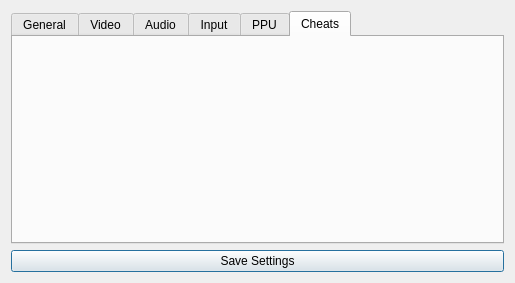
<?xml version="1.0" encoding="UTF-8"?>
<ui version="4.0">
 <class>dlgSettings</class>
 <widget class="QDialog" name="dlgSettings">
  <property name="geometry">
   <rect>
    <x>0</x>
    <y>0</y>
    <width>515</width>
    <height>283</height>
   </rect>
  </property>
  <property name="windowTitle">
   <string>Settings</string>
  </property>
  <property name="windowIcon">
   <iconset resource="application.qrc">
    <normaloff>:/icon/icons/application.png</normaloff>:/icon/icons/application.png</iconset>
  </property>
  <layout class="QVBoxLayout" name="verticalLayout_dlgSettings">
   <item>
    <widget class="QTabWidget" name="tabWidget_Settings">
     <property name="currentIndex">
      <number>5</number>
     </property>
     <widget class="QWidget" name="tab_General">
      <attribute name="icon">
       <iconset resource="application.qrc">
        <normaloff>:/icon/icons/general.svg</normaloff>:/icon/icons/general.svg</iconset>
      </attribute>
      <attribute name="title">
       <string>General</string>
      </attribute>
      <layout class="QVBoxLayout" name="verticalLayout_tab_General">
       <item>
        <widget class="wdgSettingsGeneral" name="widget_wdgSettingsGeneral" native="true"/>
       </item>
      </layout>
     </widget>
     <widget class="QWidget" name="tab_Video">
      <attribute name="icon">
       <iconset resource="application.qrc">
        <normaloff>:/icon/icons/video.svg</normaloff>:/icon/icons/video.svg</iconset>
      </attribute>
      <attribute name="title">
       <string>Video</string>
      </attribute>
      <layout class="QVBoxLayout" name="verticalLayout_tab_Video">
       <item>
        <widget class="wdgSettingsVideo" name="widget_wdgSettingsVideo" native="true"/>
       </item>
      </layout>
     </widget>
     <widget class="QWidget" name="tab_Audio">
      <attribute name="icon">
       <iconset resource="application.qrc">
        <normaloff>:/icon/icons/audio.svg</normaloff>:/icon/icons/audio.svg</iconset>
      </attribute>
      <attribute name="title">
       <string>Audio</string>
      </attribute>
      <layout class="QVBoxLayout" name="verticalLayout_tab_Audio">
       <item>
        <widget class="wdgSettingsAudio" name="widget_wdgSettingsAudio" native="true"/>
       </item>
      </layout>
     </widget>
     <widget class="QWidget" name="tab_Input">
      <attribute name="icon">
       <iconset resource="application.qrc">
        <normaloff>:/icon/icons/input.svg</normaloff>:/icon/icons/input.svg</iconset>
      </attribute>
      <attribute name="title">
       <string>Input</string>
      </attribute>
      <layout class="QVBoxLayout" name="verticalLayout_tab_Input">
       <item>
        <widget class="wdgSettingsInput" name="widget_wdgSettingsInput" native="true"/>
       </item>
      </layout>
     </widget>
     <widget class="QWidget" name="tab_PPU">
      <attribute name="icon">
       <iconset resource="application.qrc">
        <normaloff>:/icon/icons/ppu.svg</normaloff>:/icon/icons/ppu.svg</iconset>
      </attribute>
      <attribute name="title">
       <string>PPU</string>
      </attribute>
      <layout class="QVBoxLayout" name="verticalLayout_tab_PPU">
       <item>
        <widget class="wdgSettingsPPU" name="widget_wdgSettingsPPU" native="true"/>
       </item>
      </layout>
     </widget>
     <widget class="QWidget" name="tab_Cheats">
      <attribute name="icon">
       <iconset resource="application.qrc">
        <normaloff>:/icon/icons/cheat.svg</normaloff>:/icon/icons/cheat.svg</iconset>
      </attribute>
      <attribute name="title">
       <string>Cheats</string>
      </attribute>
      <layout class="QVBoxLayout" name="verticalLayout_tab_Cheats">
       <item>
        <widget class="wdgSettingsCheats" name="widget_wdgSettingsCheats" native="true"/>
       </item>
      </layout>
     </widget>
    </widget>
   </item>
   <item>
    <widget class="QPushButton" name="pushButton_Save_Settings">
     <property name="text">
      <string>Save Settings</string>
     </property>
     <property name="icon">
      <iconset resource="application.qrc">
       <normaloff>:/icon/icons/save.svg</normaloff>:/icon/icons/save.svg</iconset>
     </property>
    </widget>
   </item>
  </layout>
 </widget>
 <customwidgets>
  <customwidget>
   <class>wdgSettingsPPU</class>
   <extends>QWidget</extends>
   <header>wdgSettingsPPU.hpp</header>
   <container>1</container>
  </customwidget>
  <customwidget>
   <class>wdgSettingsInput</class>
   <extends>QWidget</extends>
   <header>wdgSettingsInput.hpp</header>
   <container>1</container>
  </customwidget>
  <customwidget>
   <class>wdgSettingsGeneral</class>
   <extends>QWidget</extends>
   <header>wdgSettingsGeneral.hpp</header>
   <container>1</container>
  </customwidget>
  <customwidget>
   <class>wdgSettingsVideo</class>
   <extends>QWidget</extends>
   <header>wdgSettingsVideo.hpp</header>
   <container>1</container>
  </customwidget>
  <customwidget>
   <class>wdgSettingsAudio</class>
   <extends>QWidget</extends>
   <header>wdgSettingsAudio.hpp</header>
   <container>1</container>
  </customwidget>
  <customwidget>
   <class>wdgSettingsCheats</class>
   <extends>QWidget</extends>
   <header>wdgSettingsCheats.hpp</header>
   <container>1</container>
  </customwidget>
 </customwidgets>
 <resources>
  <include location="application.qrc"/>
 </resources>
 <connections/>
</ui>
